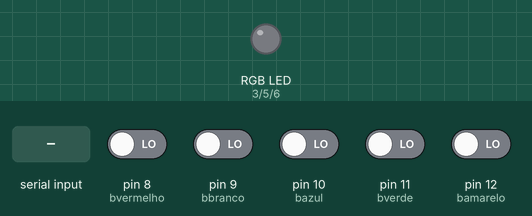
Recording of a sketch running on a simulated Arduino Uno, built with avr-gcc and run on an emulated ATmega328P. Shown: an RGB LED mixed from three pins (HIGH = lit). Dashed ring = blinking. The test bench sets the inputs (shaded band); at power-on: pin 8 (bvermelho), pin 9 (bbranco), pin 10 (bazul), pin 11 (bverde), pin 12 (bamarelo) LOW. Dim RGB values are drawn brighter than linear; what the sketch prints to the serial monitor is not drawn.

Above: at 1.2 s.
1.3 s: "5" received over Serial
At 2.06 s:
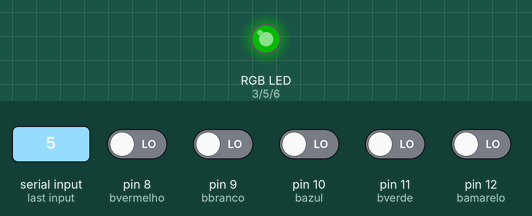
4.3 s: pin 10 (bazul) driven HIGH
At 5.5 s:
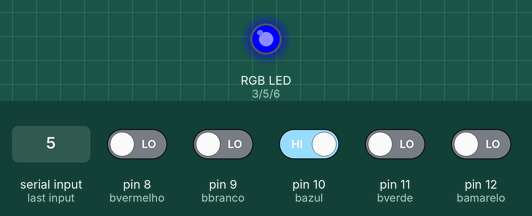
5.8 s: pin 8 (bvermelho) driven HIGH
At 7.1 s:
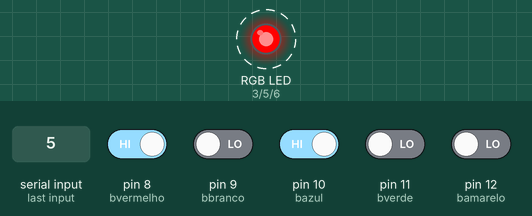
8.8 s: pin 9 (bbranco) driven HIGH
At 11.7 s:
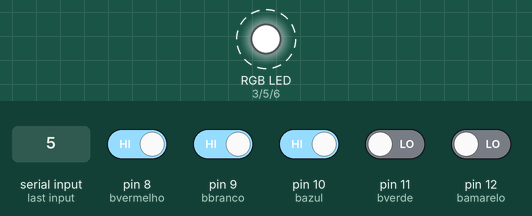
11.8 s: pin 11 (bverde) driven HIGH
At 13.8 s:
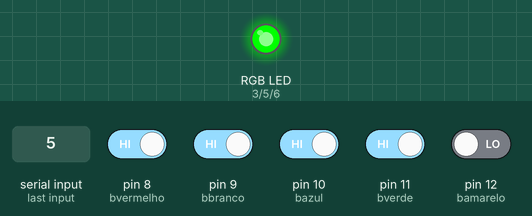
14.8 s: pin 11 (bverde) driven LOW
Timing chart, 0 to 18.8 s (numbered marks = the images above; inputs shaded):
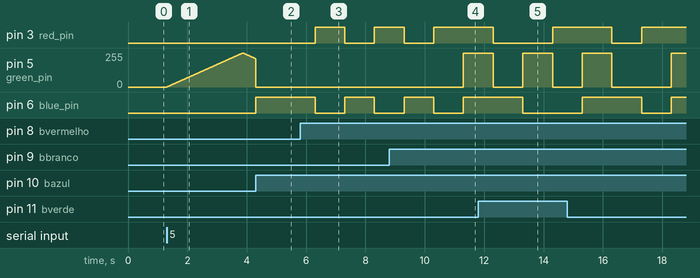

The sketch:

GRUPOE.ino
```cpp
int red_pin = 3;
int green_pin = 5;
int blue_pin = 6;

const int bverde = 11;
const int bvermelho = 8;
const int bbranco = 9;
const int bamarelo = 12;
const int bazul = 10;

int buttonState = 0;
int buttonState1 = 0;
int buttonState2 = 0;
int buttonState3 = 0;
int buttonState4 = 0;
int e = 0;


void setup() {
  Serial.begin(9600);
  pinMode(red_pin, OUTPUT);
  pinMode(green_pin, OUTPUT);
  pinMode(blue_pin, OUTPUT);

  pinMode(bverde, INPUT);
  pinMode(bvermelho, INPUT);
  pinMode(bbranco, INPUT);
  pinMode(bamarelo, INPUT);
  pinMode(bazul, INPUT);
}

void alternateBlueGreen() {
  int done = 0;

  while (1) {
    for (int i = 0; i <= 255; i++) {
      analogWrite(blue_pin , 0);
      analogWrite(red_pin , 0);
      analogWrite(green_pin, i);
      delay(10);
      buttonState4 = digitalRead(bazul);
      buttonState = digitalRead(bverde);
      if ((buttonState4 == HIGH) || (buttonState == HIGH)) {
        done = 1;
        break; //Sai do for
      }
    }
    if (done) break; //Sai do while True
    for (int i = 255; i >=0 ; i--) {
      analogWrite(blue_pin , 0);
      analogWrite(red_pin , 0);
      analogWrite(green_pin, i);
      delay(10);
      buttonState4 = digitalRead(bazul);
      buttonState = digitalRead(bverde);
      if ((buttonState4 == HIGH) || (buttonState == HIGH)) {
        done = 1;
        break; //Sai do for
      }
    }
    if (done) break; //Sai do while True
    for (int i = 0; i <= 255; i++) {
      analogWrite(blue_pin , i);
      analogWrite(red_pin , 0);
      analogWrite(green_pin, 0);
      delay(10);
      buttonState4 = digitalRead(bazul);
      buttonState = digitalRead(bverde);
      if ((buttonState4 == HIGH) || (buttonState == HIGH)) {
        done = 1;
        break; //Sai do for
      }
    }
    if (done) break; //Sai do while True
    for (int i = 255; i >= 0; i--) {
      analogWrite(blue_pin , i);
      analogWrite(red_pin , 0);
      analogWrite(green_pin, 0);
      delay(10);
      buttonState4 = digitalRead(bazul);
      buttonState = digitalRead(bverde);
      if ((buttonState4 == HIGH) || (buttonState == HIGH)) {
        done = 1;
        break; //Sai do for
      }
    }
    if (done) break; //Sai do while True
  }
}

void loop() {
  buttonState = digitalRead(bverde);
  buttonState1 = digitalRead(bvermelho);
  buttonState2 = digitalRead(bbranco);
  buttonState3 = digitalRead(bamarelo);
  buttonState4 = digitalRead(bazul);

  if (Serial.available()) {
    if (Serial.read() == '5') {
      alternateBlueGreen();
    }
  }
  if (buttonState == HIGH) {
    e = 6;
    analogWrite(green_pin, 255);
    analogWrite(red_pin , 0);
    analogWrite(blue_pin, 0);
    Serial.write("2");
    delay(1000);
  }

  if (buttonState1 == HIGH) {
    analogWrite (red_pin , 255);
    analogWrite(blue_pin , 0);
    analogWrite(green_pin, 0);
    Serial.write("3");
    delay(1000);
  }
  if (buttonState2 == HIGH )  {
    e = 7;
    analogWrite (green_pin , 255);
    analogWrite (blue_pin , 255);
    analogWrite (red_pin , 255);
    Serial.write("0");
    delay(1000);
  }
  if (buttonState3 == HIGH ) {
    analogWrite (red_pin , 255);
    analogWrite (green_pin , 255);
    analogWrite(blue_pin , 0);
    Serial.write("4");
    delay(2000);
    if (e == 6) {
      analogWrite (blue_pin , 0);
      analogWrite(red_pin , 0);
      analogWrite(green_pin, 255);
    }
    if (e == 7) {
      analogWrite (blue_pin , 255);
      analogWrite(red_pin , 255);
      analogWrite(green_pin, 255);
    }
    if (e == 8) {
      analogWrite (blue_pin , 255);
      analogWrite(red_pin , 0);
      analogWrite(green_pin, 0);
    }
  }

  if (buttonState4 == HIGH) {
    e = 8;
    analogWrite (blue_pin , 255);
    analogWrite(red_pin , 0);
    analogWrite(green_pin, 0);
    Serial.write("1");
    delay(1000);
  }
}
```

Measured:
- after the input at 1.3 s, pin 5 (green_pin): rises from 0/255 to 255/255 in 2.6 s, then falls to 213/255 in 0.43 s
- after the input at 4.3 s, pin 6 (blue_pin): LOW → HIGH at once
- after the input at 5.8 s, pin 3 (red_pin): LOW → HIGH after 0.50 s, → LOW 1.0 s later, → HIGH 1.0 s later; pin 6 (blue_pin): HIGH → LOW after 0.50 s, → HIGH 1.0 s later, → LOW 1.0 s later
- after the input at 8.8 s, pin 3 (red_pin): goes on until 10.3 s, then stays HIGH; pin 5 (green_pin): 0/255 → 255/255 after 2.5 s
- after the input at 11.8 s, pin 6 (blue_pin): goes on until 13.3 s, then stays LOW
